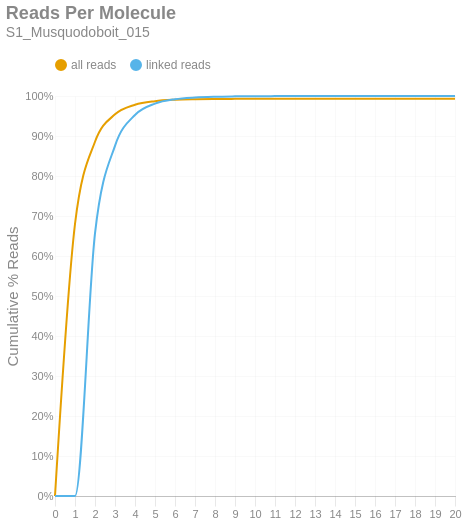

Here is the notebook cell this chart was saved with:
### Markdown cell above
### Reads per Molecule
This chart shows the cumulative distribution of the number of reads per linked molecule. That is, how many alignments are associated with a unique molecule. This excludes the number of reads associated with invalid or absent linked-read barcodes. The `linked` histogram is the percentages recalculated when disregarding singletons.

### Code cell
if SKIPLR:
    print_html(f"Skipped")
else:
    counts = np.bincount(valids['reads'].cast(pl.Int64).to_numpy())
    weighted = counts * np.arange(len(counts))
    all_perc = weighted / n_reads
    linked_perc = weighted / n_linked_reads
    linked_perc[1] = 0
    binned_df = pl.DataFrame({
        'readsper': list(range(len(counts))),
        'all reads (cumsum)': np.cumsum(all_perc).tolist(),
        'linked reads (cumsum)': np.cumsum(linked_perc).tolist(),
    })

    with SafeRender(binned_df):
        (
            density_plot(binned_df, 'Reads Per Molecule', samplename, 'readspmol')
            .encode(
                x=alt.X('readsper:O', title=None).axis(labelAngle=0).scale(padding=0),
                y=alt.Y('value:Q', title='Cumulative % Reads').axis(format='%').stack(False),
                color=alt.Color("key:N").scale(domain=["all reads", "linked reads"]),
                tooltip=[
                    alt.Tooltip("key:N", title="Data Type"),
                    alt.Tooltip("readsper:O", title="Reads Per Molecule"),
                    alt.Tooltip("value:Q", format=".2%", title="% Reads (Cum.)")
                ]            
            )
        ).display()

### Figure 1 — Vega-Lite specification as saved in the notebook (floating-point values rounded to 4 significant figures)
{"width": "container", "height": 400, "config": {"title": {"anchor": "start", "dy": -15, "fontSize": 18, "color": "#888888", "subtitleColor": "#888888", "subtitleFontSize": 14}, "arc": {"fill": "#0072B2"}, "axis": {"domainColor": "#888888", "domainWidth": 0.5, "gridWidth": 0.2, "grid": false, "titleFontWeight": 400, "titleFontSize": 15, "labelFontSize": 11, "labelColor": "#888888", "tickColor": "#888888", "tickWidth": 0.2, "titleColor": "#888888"}, "axisBand": {"grid": false}, "axisX": {"grid": true, "tickSize": 10, "domainCap": "round"}, "axisY": {"domain": false, "grid": true, "tickSize": 0, "domainCap": "round"}, "background": "transparent", "header": {"labelFontSize": 15, "labelColor": "#888888", "titleFontSize": 15, "titleFontWeight": 600, "titleColor": "#888888"}, "legend": {"labelFont": "sans-serif", "labelFontSize": 12, "labelColor": "#888888", "symbolSize": 100, "symbolType": "circle", "titleFontSize": 12, "titlePadding": 10, "titleColor": "#888888", "title": null, "orient": "top"}, "range": {"category": ["#E69F00", "#56B4E9", "#009E73", "#F0E442", "#0072B2", "#D55E00", "#CC79A7", "#000000"], "diverging": ["#cfe8f3", "#a2d4ec", "#73bfe2", "#46abdb", "#1696d2", "#12719e"]}, "area": {"fill": "#0072B2", "fillOpacity": 0.7, "line": true, "strokeOpacity": 0.7}, "line": {"color": "#0072B2", "stroke": "#0072B2", "strokeWidth": 2}, "trail": {"color": "#0072B2", "stroke": "#0072B2", "strokeWidth": 0, "size": 1}, "point": {"filled": true, "fillOpacity": 1.0, "size": 95}, "text": {"color": "#888888", "fontSize": 11, "align": "right", "fontWeight": 400, "size": 11}, "bar": {"fill": "#0072B2", "stroke": null}, "view": {"stroke": null, "continuousWidth": 660, "continuousHeight": 400}}, "data": {"name": "data-defefe7476bda163c74e0435ce92167f"}, "mark": {"type": "line", "interpolate": "monotone", "point": {"opacity": 0, "size": 275}}, "encoding": {"color": {"field": "key", "scale": {"domain": ["all reads", "linked reads"]}, "type": "nominal"}, "tooltip": [{"field": "key", "title": "Data Type", "type": "nominal"}, {"field": "readsper", "title": "Reads Per Molecule", "type": "ordinal"}, {"field": "value", "format": ".2%", "title": "% Reads (Cum.)", "type": "quantitative"}], "x": {"axis": {"labelAngle": 0}, "field": "readsper", "scale": {"padding": 0}, "title": null, "type": "ordinal"}, "y": {"axis": {"format": "%"}, "field": "value", "stack": false, "title": "Cumulative % Reads", "type": "quantitative"}}, "params": [{"name": "param_c36ac31b6afebe62", "select": {"type": "point", "fields": ["key"]}, "bind": "legend"}], "title": {"text": "Reads Per Molecule", "subtitle": "S1_Musquodoboit_015"}, "transform": [{"fold": ["all reads (cumsum)", "linked reads (cumsum)"]}, {"calculate": "replace(datum.key, ' (cumsum)', '')", "as": "key"}, {"filter": {"param": "param_c36ac31b6afebe62"}}], "usermeta": {"embedOptions": {"downloadFileName": "S1_Musquodoboit_015.readspmol"}}, "$schema": "https://vega.github.io/schema/vega-lite/v6.1.0.json", "datasets": {"data-defefe7476bda163c74e0435ce92167f": [{"readsper": 0, "all reads (cumsum)": 0.0, "linked reads (cumsum)": 0.0}, {"readsper": 1, "all reads (cumsum)": 0.68, "linked reads (cumsum)": 0.0}, {"readsper": 2, "all reads (cumsum)": 0.8856, "linked reads (cumsum)": 0.6566}, {"readsper": 3, "all reads (cumsum)": 0.9541, "linked reads (cumsum)": 0.8755}, {"readsper": 4, "all reads (cumsum)": 0.9783, "linked reads (cumsum)": 0.9526}, {"readsper": 5, "all reads (cumsum)": 0.9871, "linked reads (cumsum)": 0.9809}, {"readsper": 6, "all reads (cumsum)": 0.9906, "linked reads (cumsum)": 0.992}, {"readsper": 7, "all reads (cumsum)": 0.992, "linked reads (cumsum)": 0.9963}, {"readsper": 8, "all reads (cumsum)": 0.9926, "linked reads (cumsum)": 0.9983}, {"readsper": 9, "all reads (cumsum)": 0.9928, "linked reads (cumsum)": 0.9991}, {"readsper": 10, "all reads (cumsum)": 0.993, "linked reads (cumsum)": 0.9995}, {"readsper": 11, "all reads (cumsum)": 0.993, "linked reads (cumsum)": 0.9997}, {"readsper": 12, "all reads (cumsum)": 0.9931, "linked reads (cumsum)": 0.9999}, {"readsper": 13, "all reads (cumsum)": 0.9931, "linked reads (cumsum)": 0.9999}, {"readsper": 14, "all reads (cumsum)": 0.9931, "linked reads (cumsum)": 1.0}, {"readsper": 15, "all reads (cumsum)": 0.9931, "linked reads (cumsum)": 1.0}, {"readsper": 16, "all reads (cumsum)": 0.9931, "linked reads (cumsum)": 1.0}, {"readsper": 17, "all reads (cumsum)": 0.9931, "linked reads (cumsum)": 1.0}, {"readsper": 18, "all reads (cumsum)": 0.9931, "linked reads (cumsum)": 1.0}, {"readsper": 19, "all reads (cumsum)": 0.9931, "linked reads (cumsum)": 1.0}, {"readsper": 20, "all reads (cumsum)": 0.9931, "linked reads (cumsum)": 1.0}]}}
